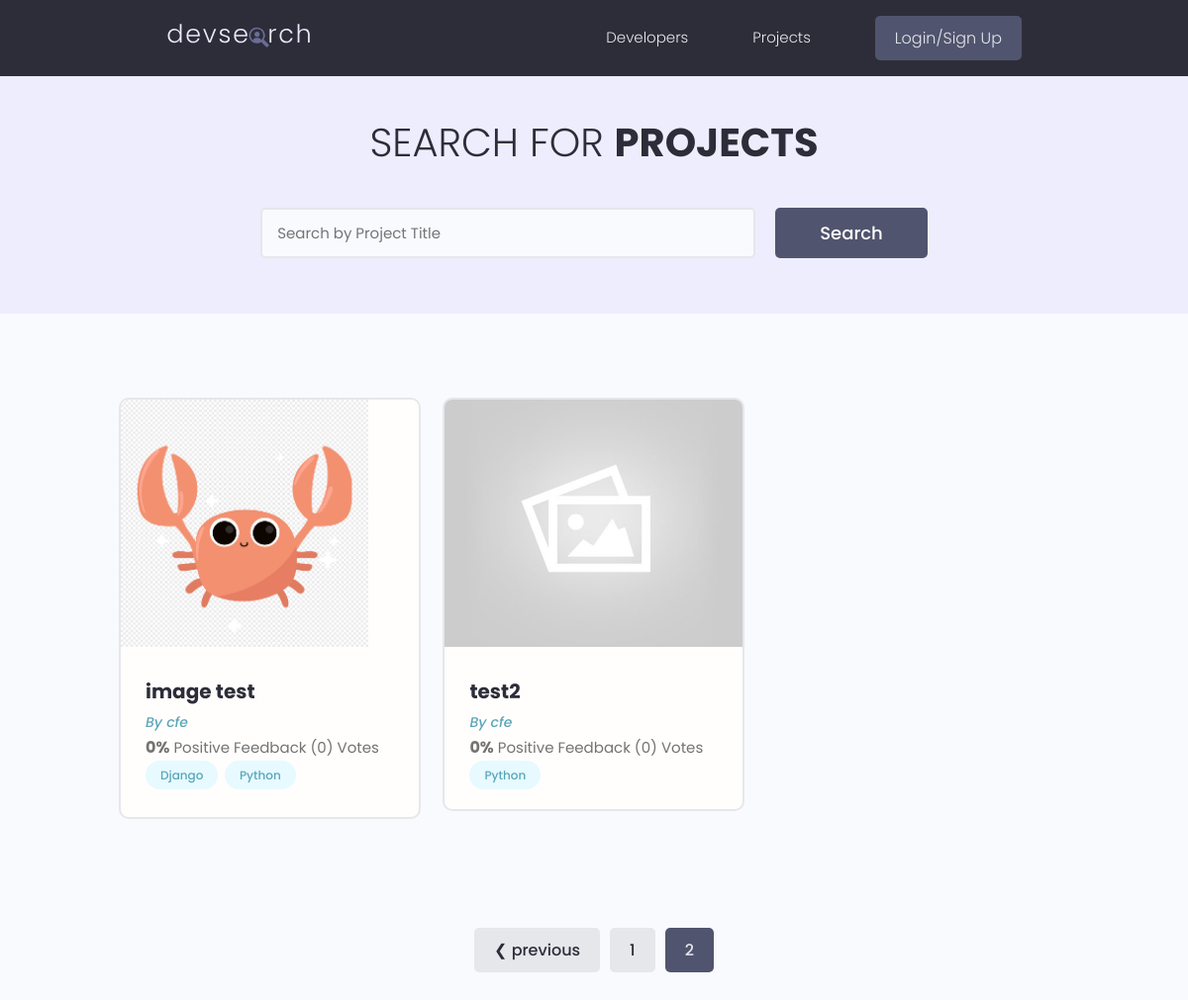
/projects/?page=2, run on an earlier commit of the app's database.
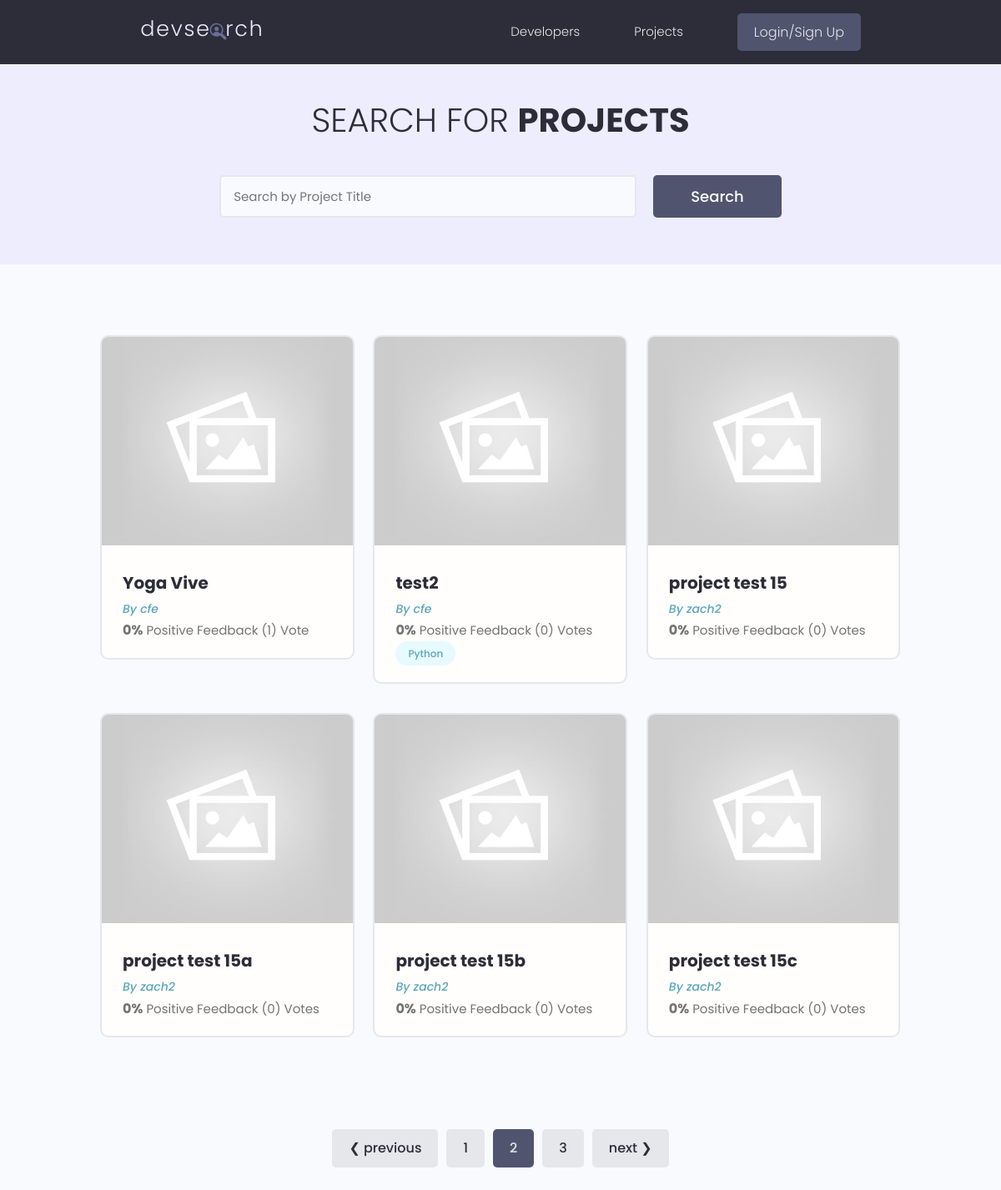
And on a later commit of the database.
### projects/models.py (models this page shows, shortened)
class Project(models.Model):
    owner = models.ForeignKey(Profile, null=True, blank=True, on_delete=models.CASCADE)
    title = models.CharField(max_length=200)
    description = models.TextField(null=True, blank=True)
    featured_image = models.ImageField(null=True, blank=True, default="default.jpg")
    demo_link = models.CharField(max_length=2000, null=True, blank=True)
    source_link = models.CharField(max_length=2000, null=True, blank=True)
    tags = models.ManyToManyField('Tag',blank=True)
    vote_total = models.IntegerField(default=0, null=True, blank=True)
    vote_ratio = models.IntegerField(default=0, null=True, blank=True)
    created = models.DateTimeField(auto_now_add=True)
    id = models.UUIDField(default=uuid.uuid4, unique=True, primary_key=True, editable=False)
    class Meta:
        ordering = ['-vote_ratio', '-vote_total']
    @property
    def imageURL(self):
        try:
            url = self.featured_image.url
        except:
            url = ""
        return url

class Tag(models.Model):
    name = models.CharField(max_length=200)
    created = models.DateTimeField(auto_now_add=True)
    id = models.UUIDField(default=uuid.uuid4, unique=True, primary_key=True, editable=False)
    def __str__(self) -> str:
        return self.name

### users/models.py (models this page shows, shortened)
class Profile(models.Model):
    user = models.OneToOneField(User, on_delete=models.CASCADE, null=True, blank=True)
    name = models.CharField(max_length=200,null=True, blank=True)
    email = models.EmailField(max_length=500, blank=True, null=True)
    username = models.CharField(max_length=200,null=True, blank=True)
    location = models.CharField(max_length=200,null=True, blank=True)
    short_intro = models.CharField(max_length=200,null=True, blank=True)
    bio = models.TextField(null=True, blank=True)
    profile_image = models.ImageField(null=True, blank=True, upload_to='profiles/', default="profiles/user-default.png" )
    social_github = models.CharField(max_length=200,null=True, blank=True)
    social_twitter = models.CharField(max_length=200,null=True, blank=True)
    social_linkedin = models.CharField(max_length=200,null=True, blank=True)
    social_youtube = models.CharField(max_length=200,null=True, blank=True)
    social_website = models.CharField(max_length=200,null=True, blank=True)
    id = models.UUIDField(default=uuid.uuid4, unique=True, primary_key=True, editable=False)
    created = models.DateTimeField(auto_now_add=True)
    class Meta:
        ordering = ['created']

### projects/views.py (the view)
# urls.py: path('projects/', views.getProjects),
def projects(request):
    projects, search_query = searchProjects(request)
    custom_range, projects = paginateProjects(request, projects, 6)
    context = {'projects': projects, 'search_query':search_query, 'custom_range': custom_range}
    return render(request, 'projects/projects.html', context)

### projects/utils.py (called while the page is built)
def paginateProjects(request, projects, results):
    page = request.GET.get('page')
    paginator = Paginator(projects, results)
    try:
        projects = paginator.page(page)
    except PageNotAnInteger:
        page = 1
        projects = paginator.page(page)
    except EmptyPage:
        page = paginator.num_pages
        projects = paginator.page(page)
    leftIndex = (int(page) - 4)
    if leftIndex < 1:
        leftIndex = 1
    rightIndex = (int(page) + 5)
    if rightIndex > paginator.num_pages:
        rightIndex = paginator.num_pages + 1
    custom_range = range(leftIndex, rightIndex)
    return custom_range, projects

def searchProjects(request):
    search_query = ''
    if request.GET.get('search_query'):
        search_query = request.GET.get('search_query')
    tags = Tag.objects.filter(name__icontains=search_query)
    projects = Project.objects.distinct().filter(
        Q(title__icontains=search_query)|
        Q(description__icontains=search_query)|
        Q(owner__name__icontains=search_query)|
        Q(tags__in=tags)
    )
    return projects, search_query

### projects/templates/projects/projects.html (shortened to what this page needs)
{% extends "main.html" %}
{% block content %}
<main class="projects">
    <section class="hero-section text-center">
      <div class="container container--narrow">
        <div class="hero-section__box">
          <h2>Search for <span>Projects</span></h2>
        </div>
        <div class="hero-section__search">
          <form id="searchForm" class="form" action="{% url 'projects' %}" method="get">
            <div class="form__field">
              <input class="input input--text" id="formInput#search" type="text" name="search_query" value="{{ search_query }}"
                placeholder="Search by Project Title" />
            </div>
            <input class="btn btn--sub btn--lg" type="submit" value="Search" />
          </form>
        </div>
      </div>
    </section>
    <section class="projectsList">
      <div class="container">
        <div class="grid grid--three">
          {% for project in projects %}
          <div class="column">
            <div class="card project">
              <a href="{% url 'project' project.id %}" class="project">
                <img class="project__thumbnail" src="{{ project.imageURL }}" alt="project thumbnail" />
                <div class="card__body">
                  <h3 class="project__title">{{ project.title }}</h3>
                    <p>
                      {% if project.owner %}
                        <a class="project__author" href="{% url 'user-profile' project.owner.id %}">By {{ project.owner.name }}</a>
                      {% else %}
                        <span class="project__author">By Unknown</span>
                      {% endif %}
                    </p>
                    <span style="font-weight: bold;">{{ project.vote_ratio }}%</span> Positive Feedback ({{ project.vote_total}}) Vote{{ project.vote_total|pluralize:"s"}}
                  <div class="project__tags">
                    {% for tag in project.tags.all %}
                    <span class="tag tag--pill tag--main">
                      <small>{{ tag }}</small>
                    </span>
                    {% endfor %}
                  </div>
                </div>
              </a>
            </div>
          </div>
        {% endfor %}
        </div>
      </div>
    </section>
    {% include "pagination.html" with queryset=projects custom_range=custom_range %}
  </main>
{% endblock content %}

What changed in the data, as far as the page shows it:
no longer on this page (row edited): Project: imageURL (picture), title "image test", owner.name "cfe", vote_ratio "0", vote_total "0", Tag (name "Python")
no longer on this page (row unchanged): Tag: name "Django", shown under "image test"
now on this page (row edited): Project: imageURL (placeholder picture), title "Yoga Vive", owner.name "cfe", vote_ratio "0", vote_total "1"
added Project: imageURL (placeholder picture), title "project test 15", owner.name "zach2", vote_ratio "0", vote_total "0"
added Project: imageURL (placeholder picture), title "project test 15a", owner.name "zach2", vote_ratio "0", vote_total "0"
added Project: imageURL (placeholder picture), title "project test 15b", owner.name "zach2", vote_ratio "0", vote_total "0"
added Project: imageURL (placeholder picture), title "project test 15c", owner.name "zach2", vote_ratio "0", vote_total "0"
Also different on the page:
new list line: "3"
text now shown: "next ❯"
